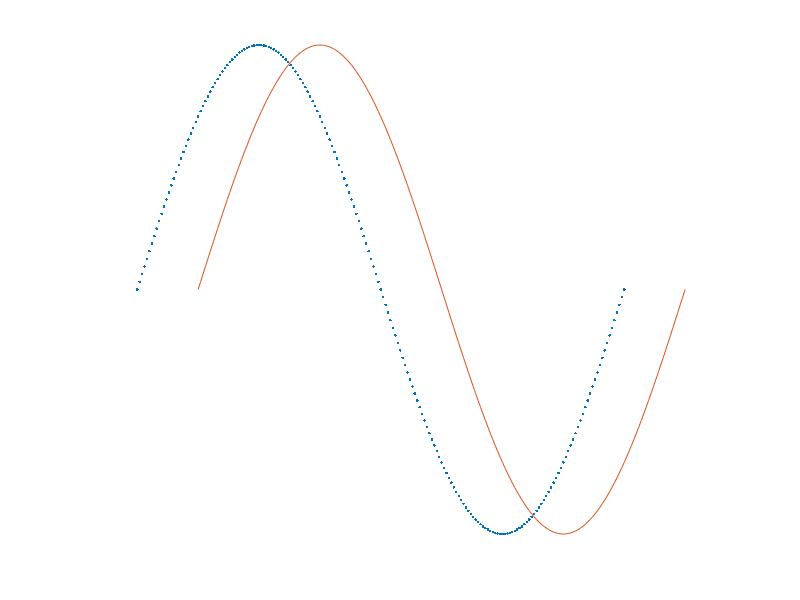

This figure's MATLAB source:
% cosine wave in a coil urdu electric machine 


clc
clear all
format long

grid off
axis off

t=-pi/2:pi/100:3*pi/2;
%plot(t,cos(t),"linewidth",1)
%xlabel('\theta')

plot(t,cos(t),".",t+pi/4,cos(t))

axis off


print -demf figureCosineOneCycleMoved.emf
